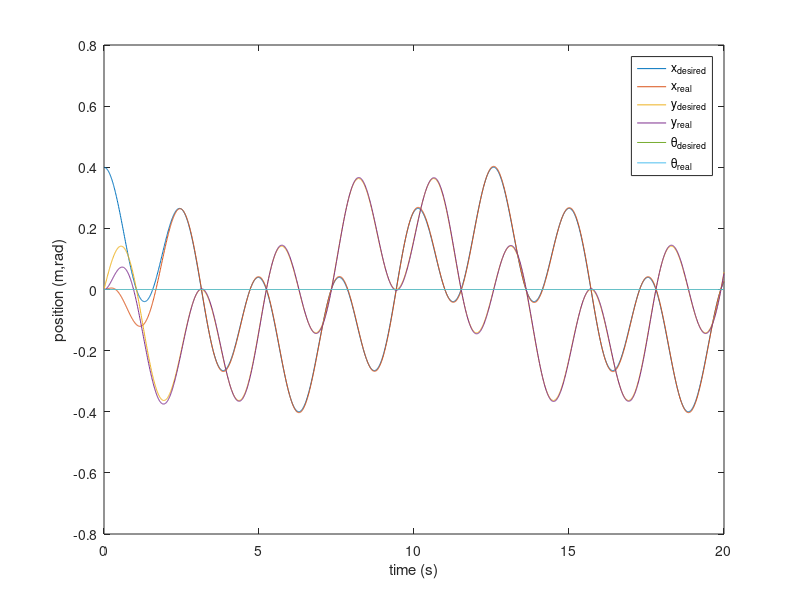
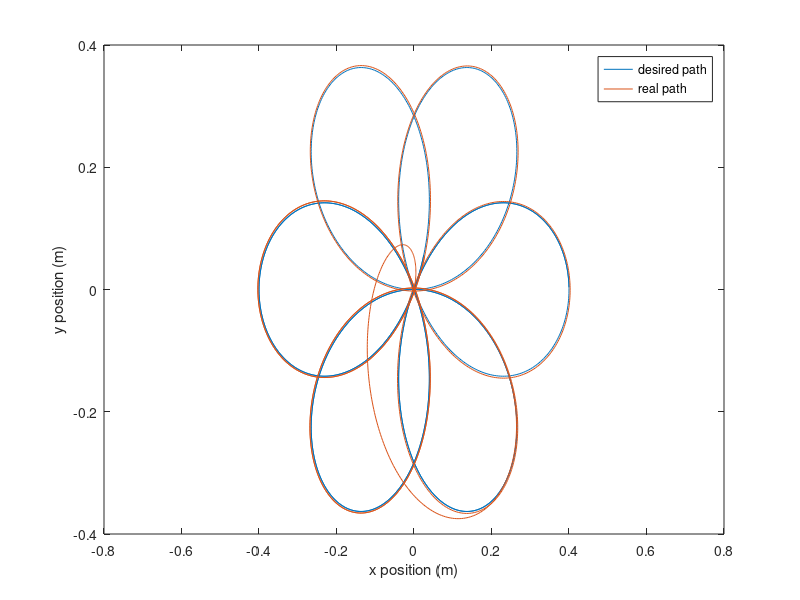
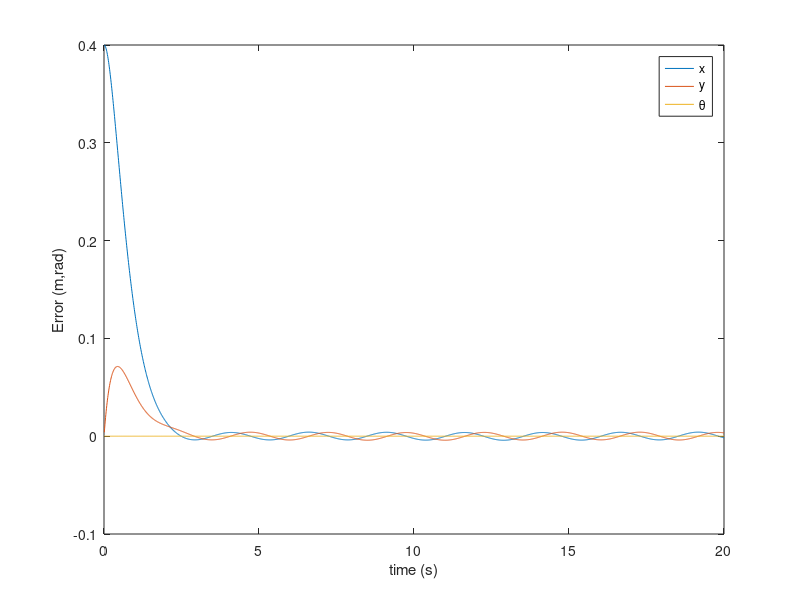

The MATLAB source for these figures, in order:
%% Question 3
% % 
clc
clear all

dt=0.01;
t_final=20;

outputs = zeros(t_final/dt,7);

y=[0;0;0];yd=[0;0;0];dyd=[0;0;0];ddyd=[0;0;0]; %will redefine these

z2=[0;0;0]; %velocities
z1=[0;0;0]; %position

Iw=0.0000427; %wheel moment of inertia - FIX THIS VALUE
rw=0.034925; %wheel radius
rR=0.195; %COM to wheel distance
m=3.5; %mass of the robot
IR=0.05; %robot moment of inertia


I=eye(4);
S=[0,0,0,0;0,0,0,0;0,0,0,0;0,0,0,0];
M=[m,0,0;0,m,0;0,0,IR];
Q=[-sin(z1(3)), -sin(z1(3)+pi/2), -sin(z1(3)+pi), -sin(z1(3)+3*pi/2);
    cos(z1(3)), cos(z1(3)+pi/2), cos(z1(3)+pi), cos(z1(3)+3*pi/2);
    rR,rR,rR,rR];
R=[0,1,rw;-1,0,rw;0,-1,rw;1,0,rw];
T=[cos(z1(3)),sin(z1(3)),0;-sin(z1(3)),cos(z1(3)),0;0,0,1];
Tdot=z2(3)*[-sin(z1(3)),cos(z1(3)),0;-cos(z1(3)),-sin(z1(3)),0;0,0,0];

Nstar=Iw/rw*(S+I)*R*Tdot;
Mstar=rw*Q\M+Iw/rw*(S+I)*R*T;

k1=[-4.1,0,0;0,-4.1,0;0,0,-4.1]; % THESE BETTER HAVE NEGATIVE EIGSSSS
k2=[-5,0,0;0,-5,0;0,0,-5];

u=-k1*(dyd-z2)-k2*(yd-z1);
tau=Mstar*(ddyd+u)+Nstar*z1;


%x_k+1=(Ax+Bu)*dt+x
%y_next = Cx*dt+y

%create some random points
randominput = rand(3,20)*6-3;

for t=1:t_final/dt
%    %sinusoidal functions
%    yd = [0.4*cos(t*dt);0.4*sin(t*dt);0];
%    dyd = [-0.4*sin(t*dt);0.4*cos(t*dt);0];
%    ddyd = [-0.4*cos(t*dt);-0.4*sin(t*dt);0];

   %go to a point
%     yd=[1;0;0];
%     dyd=[0;0;0];
%     ddyd=[0;0;0];

   %step functions
%      yd = [square(t*dt/2);0;5];
%      dyd=[0;0;0];
%      ddyd=[0;0;0];
    
   %random inputs
%    yd = randominput(:,int8(t*dt/5)+1);
%    dyd=[0;0;0];
%    ddyd=[0;0;0];

   %Rose Plot
   ped=3/2;
   yd=[cos(ped*t*dt)*cos(t*dt);cos(ped*t*dt)*sin(t*dt);0]*0.4;
   dyd = [sin(t*dt)*(-cos(ped*t*dt))-ped*cos(t*dt)*sin(ped*t*dt);
       cos(t*dt)*cos(ped*t*dt)-ped*sin(t*dt)*sin(ped*t*dt);
       0]*0.4;
   ddyd = [2*ped*sin(t*dt)*sin(ped*t*dt)-(ped^2+1)*cos(t*dt)*cos(ped*t*dt);
        -(ped^2+1)*sin(t*dt)*cos(ped*t*dt)-2*ped*cos(t*dt)*sin(ped*t*dt);
        0]*0.4;



    Q=[-sin(z1(3)), -sin(z1(3)+pi/2), -sin(z1(3)+pi), -sin(z1(3)+3*pi/2);
    cos(z1(3)), cos(z1(3)+pi/2), cos(z1(3)+pi), cos(z1(3)+3*pi/2);
    rR,rR,rR,rR];
    T=[cos(z1(3)),sin(z1(3)),0;-sin(z1(3)),cos(z1(3)),0;0,0,1];
    Tdot=z2(3)*[-sin(z1(3)),cos(z1(3)),0;-cos(z1(3)),-sin(z1(3)),0;0,0,0];
    
    Nstar=Iw/rw*(S+I)*R*Tdot;
    Mstar=rw*pinv(Q)*M+Iw/rw*(S+I)*R*T;
    
    y=z1;
    u=-k1*(dyd-z2)-k2*(yd-z1);
    tau=Mstar*(ddyd+u)+Nstar*z1 %WATCH IT U SILLY SILLY MAN

    
    if max(abs(tau))>23.144 %max torque of 75
        tau = tau./max(abs(tau))*23.144;
    end
    
    z1=z2*dt+z1;
    z2=Mstar\(tau-Nstar*z2)*dt+z2;

    outputs(int32(t),:)=[t*dt,yd(1),yd(2),yd(3),y(1),y(2),y(3)];
end

figure
plot(outputs(:,1),outputs(:,2),outputs(:,1),outputs(:,5),outputs(:,1),outputs(:,3),outputs(:,1),outputs(:,6),outputs(:,1),outputs(:,4),outputs(:,1),outputs(:,7));
legend('x_{desired}','x_{real}','y_{desired}','y_{real}','\theta_{desired}','\theta_{real}')
xlabel('time (s)')
ylabel('position (m,rad)')

figure
plot(outputs(:,2),outputs(:,3),outputs(:,5),outputs(:,6))
legend('desired path','real path')
xlabel('x position (m)')
ylabel('y position (m)')

figure
plot(outputs(:,1),outputs(:,2)-outputs(:,5),outputs(:,1),outputs(:,3)-outputs(:,6),outputs(:,1),outputs(:,4)-outputs(:,7));
legend('x','y','\theta')
xlabel('time (s)')
ylabel('Error (m,rad)')

